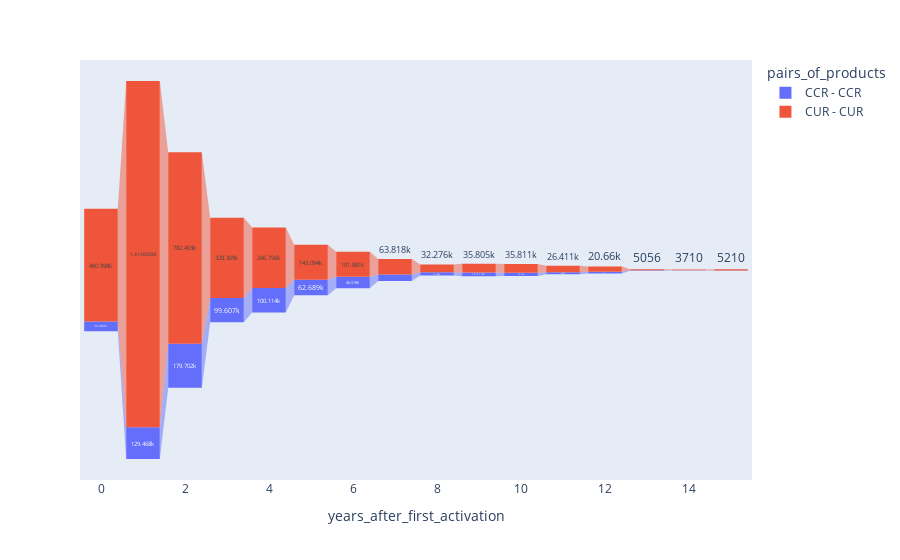

The code cell stored with this chart in its notebook:
### Markdown cell above
### - Рисуем воронку по данным измений частоты миганий в зависимости от lifetime, чтобы визуализировать результат

### Code cell
fig_1 = px.funnel(for_funnel_chart, x='years_after_first_activation', y='count', color='pairs_of_products')
fig_1.show()

### Figure 1 — Plotly figure (JSON) as saved in the notebook; plotly's stock layout.template omitted (floating-point values rounded to 4 significant figures)
{"data": [{"hovertemplate": "pairs_of_products=CCR - CCR<br>years_after_first_activation=%{x}<br>count=%{y}<extra></extra>", "legendgroup": "CCR - CCR", "marker": {"color": "#636efa"}, "name": "CCR - CCR", "orientation": "v", "showlegend": true, "type": "funnel", "x": [0, 1, 2, 3, 4, 5, 6, 7, 8, 9, 10, 11, 12, 13, 14, 15], "xaxis": "x", "y": [39489, 129468, 179702, 99607, 100114, 62689, 46519, 26226, 13368, 15113, 14050, 8899, 7041, 1997, 1348, 1586], "yaxis": "y"}, {"hovertemplate": "pairs_of_products=CUR - CUR<br>years_after_first_activation=%{x}<br>count=%{y}<extra></extra>", "legendgroup": "CUR - CUR", "marker": {"color": "#EF553B"}, "name": "CUR - CUR", "orientation": "v", "showlegend": true, "type": "funnel", "x": [0, 1, 2, 3, 4, 5, 6, 7, 8, 9, 10, 11, 12, 13, 14, 15], "xaxis": "x", "y": [460998, 1414888, 782403, 328309, 246756, 143094, 101881, 63818, 32276, 35805, 35811, 26411, 20660, 5056, 3710, 5210], "yaxis": "y"}], "layout": {"legend": {"title": {"text": "pairs_of_products"}, "tracegroupgap": 0}, "margin": {"t": 60}, "xaxis": {"anchor": "y", "domain": [0, 1], "title": {"text": "years_after_first_activation"}}, "yaxis": {"anchor": "x", "domain": [0, 1], "title": {"text": "count"}}}}
